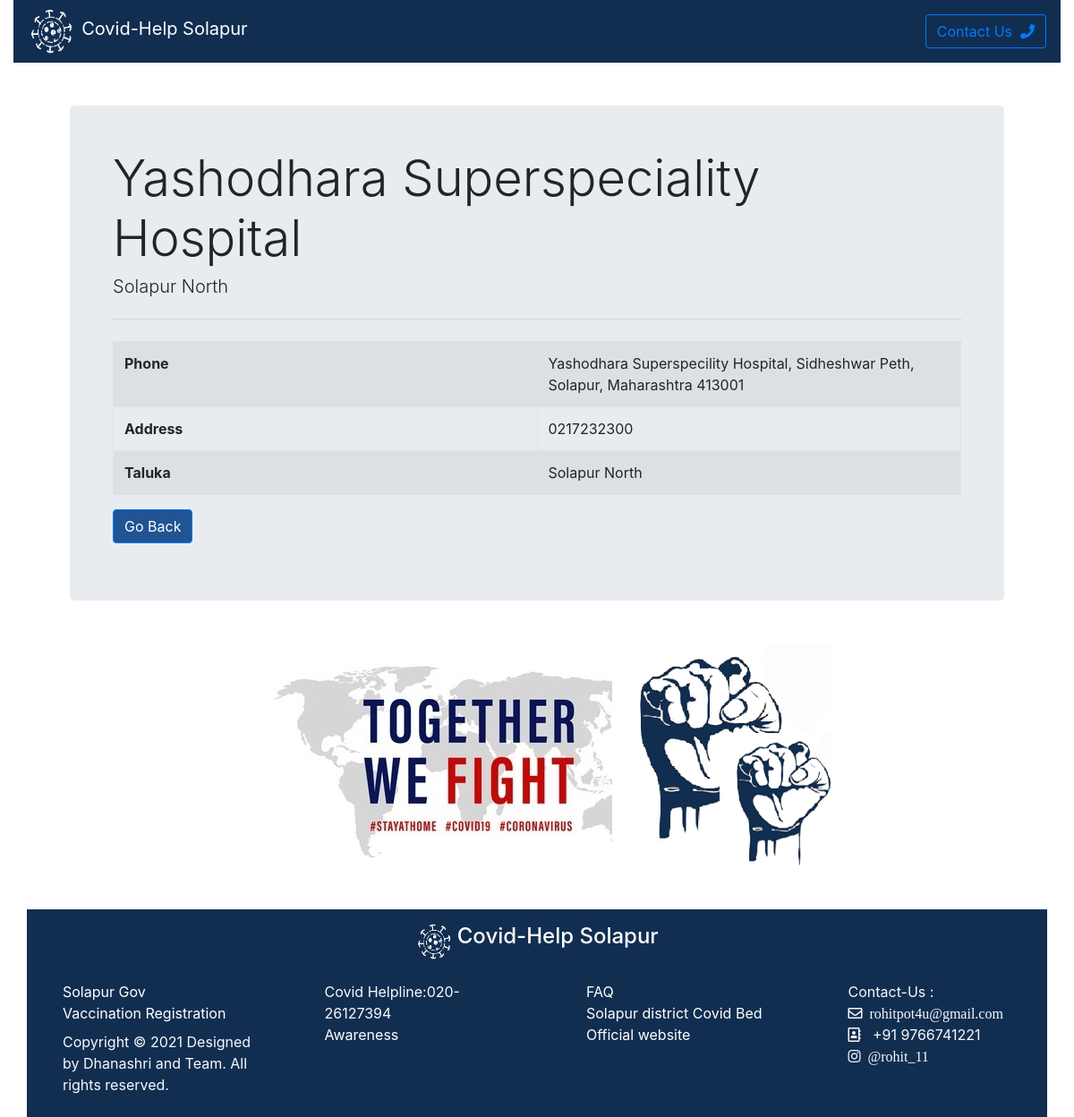
Screenshot of /hospital/4 with the database file from the repository.
### main/models.py (models this page shows, shortened)
class Hospital(models.Model):
	name=models.CharField(max_length=50,null=False,blank=False)
	phone=models.CharField(max_length=12,null=False,blank=False)
	address=models.CharField(max_length=500,null=False,blank=False)
	taluka=models.ForeignKey(Taluka,on_delete=models.CASCADE,related_name='hospitals')

class Taluka(models.Model):
	name=models.CharField(max_length=50,null=False,blank=False)
	district=models.ForeignKey(District,on_delete=models.CASCADE,related_name='talukas')
	def __str__(self):
		return self.name

### main/views.py (the view)
# urls.py: path('hospital/<int:pk>',views.HospitalDetailView.as_view(),name="hospitaldetail")
class HospitalDetailView(generic.DetailView):
    model=Hospital

### main/templates/main/hospital_detail.html
{% extends 'main/base.html' %}
{%block content %}
<div class="container-fluid ">
    <div class="jumbotron p-5 m-5">
    <h1 class="display-4">{{hospital.name}}</h1>
    <h3 class="lead">{{hospital.taluka}}</h3>
    <hr class="my-4">
    <table class="table table-striped table-bordered table-hover">
        <tbody>
            <tr>
                <th>Phone</th>
                <td style="width:50%">{{hospital.address}}</td>
            </tr>
            <tr>
                <th>Address</th>
                <td>{{hospital.phone}}</td>
            </tr>
            <tr>
                <th>Taluka</th>
                <td>{{hospital.taluka}}</td>
            </tr>
        </tbody>
    </table>
    <p class="lead">
        <a class="btn btn-primary " href="{% url 'index' %}" role="button">Go Back</a>
    </p>
    </div>
</div>
{%endblock content %}

### main/templates/main/base.html (style rules this page uses)
.btn-primary { background-color:#205493; }

### rows the page displays
Hospital: name "Yashodhara Superspeciality Hospital", taluka "Solapur North", address "Yashodhara Superspecility Hospital, Sidheshwar Peth, Solapur, Maharashtra 413001", phone "0217232300"
